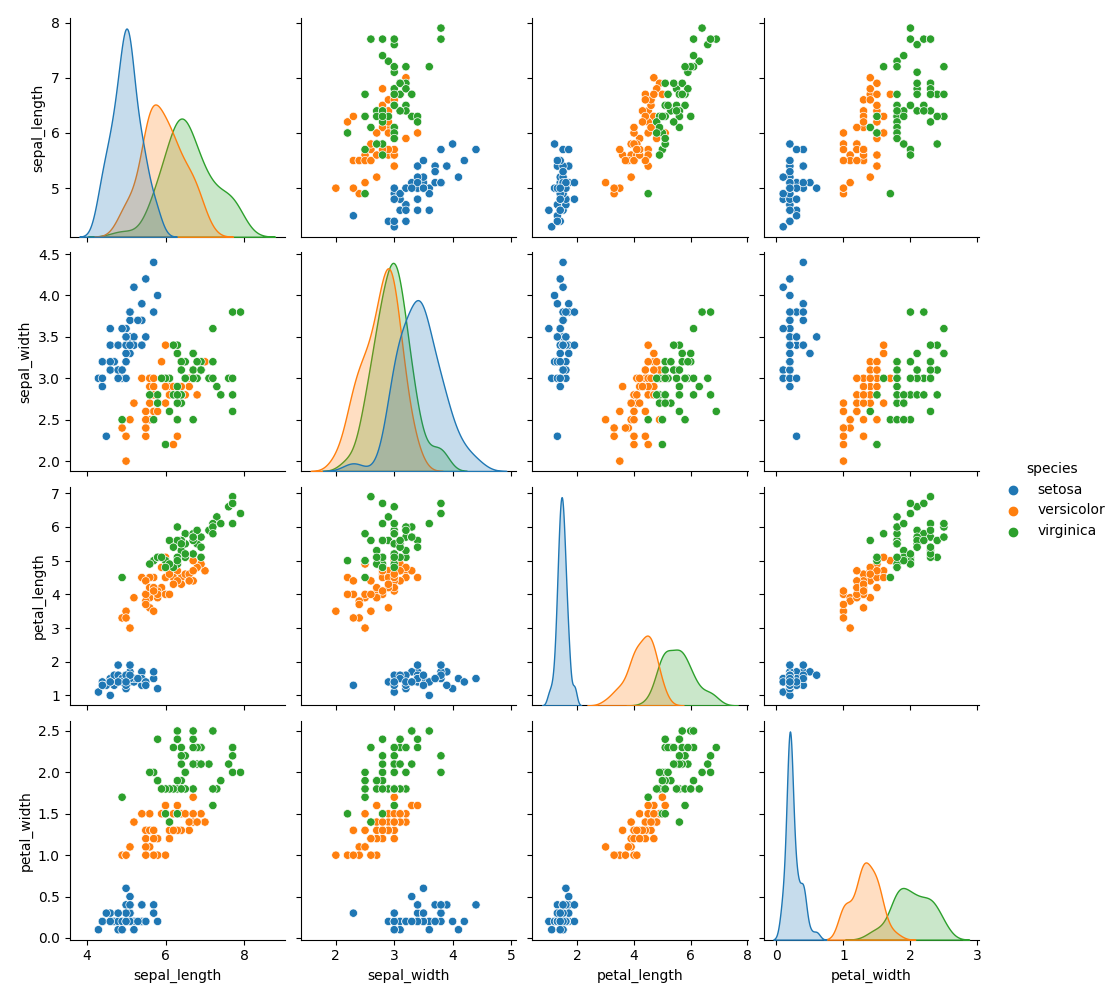

Reproduce this figure in Python.
import seaborn as sns
import matplotlib.pyplot as plt

iris = sns.load_dataset("iris")

#g = sns.PairGrid(iris)
#g.map(sns.scatterplot)

sns.pairplot(iris, hue="species", height=2.5)

plt.show()
